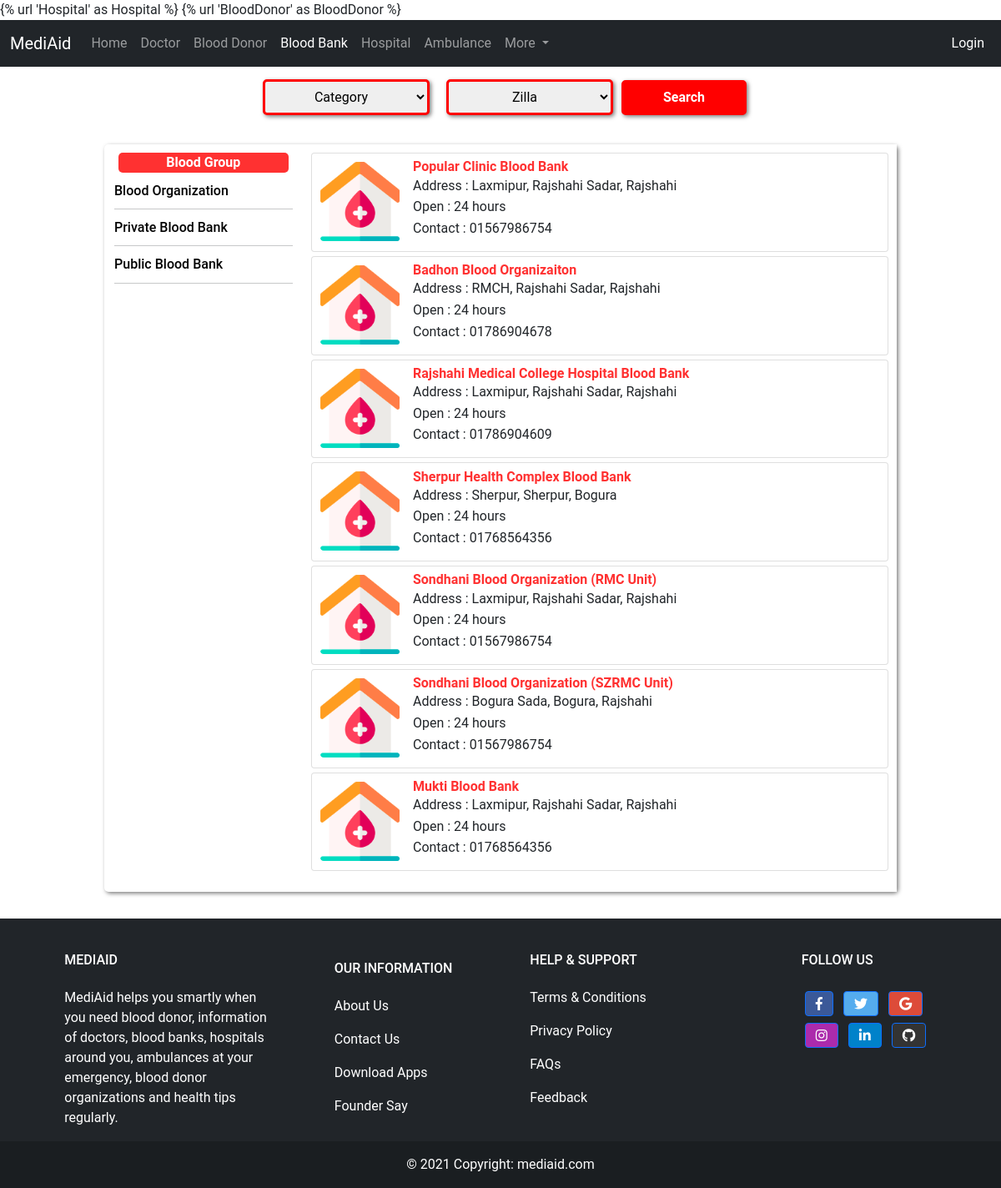
Page /bloodbank/ on the committed database.
### medi/models.py (models this page shows, shortened)
class BBCategory(models.Model):
    id = models.AutoField
    name = models.CharField(default='', max_length=30)
    def __str__(self):
        return self.name

class BloodBank(models.Model):
    id = models.AutoField
    name = models.CharField(default='', max_length=100)
    address = models.CharField(default='', max_length=100)
    open = models.CharField(default='', max_length=100)
    category = models.ForeignKey(BBCategory, null=True, blank=True, on_delete=models.CASCADE)
    upazila = models.CharField(default='', max_length=25)
    zilla = models.ForeignKey(Zilla, null=True, blank=True, on_delete=models.CASCADE)
    contact = models.CharField(default='', max_length=20)

### medi/views.py (the view)
# urls.py: path('bloodbank/', views.bloodBank, name= 'BloodBank'),
def bloodBank(request):
    bb_category = BBCategory.objects.all().order_by('name')
    gr = request.GET.get('group', None)
    if gr:
        blood_bank = BloodBank.objects.filter(category=gr)
    else:
        blood_bank = BloodBank.objects.all()
    blood_bank_filter = bloodBankFilter(request.GET, queryset=blood_bank)
    context = {
        'blood_banks' : blood_bank_filter,
        'category':bb_category,
    }
    return render(request, 'medi/blood_bank.html',context)

### medi/models.py (called while the page is built)
    def __str__(self):
        return self.name

### medi/templates/medi/blood_bank.html (shortened to what this page needs)
{% extends 'medi/basic.html'%}
{% block body %}
{% load static %}
<div class="container">
  <form method="get" class="myform">
    {{blood_banks.form.as_p}}
    <input type="submit" value="Search" style="padding: 6px;">
  </form>
  <div class="row list-row">
    <div class="col"></div>
    <div class="col-10 list-col">
      <div class="row">
        <div class="col-3 city-col">
          <div class="bg_titile">
            <p><b>Blood Group</b></p>
          </div>
          {% for i in category %}
          <div class="bg">
            <a href="{% url 'BloodBank' %}?group={{i.id}}" id="category_id"><h6 class="bg_name">{{i.name}}</h6></a>
            <hr>
          </div>
            {% endfor %}
        </div>
        <div class="col-9 donor-col">
          {% for i in blood_banks.qs %}
          <div class="card">
            <div class="row g-0">
              <div class="col-md-2">
                <img src="{%static 'medi/blood_bank.png' %}" class="img-fluid rounded-start" alt="Image">
              </div>
              <div class="col-md-10">
                <div class="card-body">
                  <h6 class="card-name" style="color: #ff3131;"><b>{{ i.name }}</b></h6>
                  <p class="card-address">Address : {{ i.address }}</p>
                  <p class="card-bg">Open : {{ i.open}}</p>
                  <p class="card-contact">Contact : {{i.contact}}</p>
                </div>
              </div>
            </div>
          </div>
          {% endfor %}
        </div>
      </div>
    </div>
    <div class="col"></div>
  </div>
</div>
{%endblock%}

### medi/templates/medi/blood_bank.html (style rules this page uses)
.col-md-2 { padding: 10px; }
.bg_titile { background-color: #ff3131; color: white; margin: 10px 5px; border-radius: 5px; align-self: center; text-align: center; }
.bg_name { line-height: 0.7; margin-bottom: 5px; }
.row.list-row { margin-top: 20px; }
.list-col { background-color: #ffffff; box-shadow: 2px 2px 5px rgba(0, 0, 0, 0.5); border-radius: 5px; }
.col-9.donor-col { padding: 5px; background-color: #ffffff; }
.card { max-width: 100%; line-height: 0.6rem; margin: 5px; }
.card-body { padding: 0.4rem; }
select { padding: 8px; width: 200px; cursor: pointer; }
.myform { display: flex; justify-content: center; align-items: center; }
.myform > p { margin: 15px 10px; }
.myform select, .myform input { border: 3px solid red; box-shadow: 2px 2px 5px rgba(0, 0, 0, 0.5); border-radius: 5px; text-align: center; }
.myform input { width: 150px; background-color: red; color: white; font-weight: bold; }
#category_id { color: black; }

### medi/templates/medi/basic.html (style rules this page uses)
a:link { text-decoration: none; }
body { font-family: "Roboto", sans-serif; }

### rows in the picture
BBCategory: name "Blood Organization"
BBCategory: name "Private Blood Bank"
BBCategory: name "Public Blood Bank"
BloodBank: name "Popular Clinic Blood Bank", address "Laxmipur, Rajshahi Sadar, Rajshahi", open "24 hours", contact "01567986754"
BloodBank: name "Badhon Blood Organizaiton", address "RMCH, Rajshahi Sadar, Rajshahi", open "24 hours", contact "01786904678"
BloodBank: name "Rajshahi Medical College Hospital Blood Bank", address "Laxmipur, Rajshahi Sadar, Rajshahi", open "24 hours", contact "01786904609"
BloodBank: name "Sherpur Health Complex Blood Bank", address "Sherpur, Sherpur, Bogura", open "24 hours", contact "01768564356"
BloodBank: name "Sondhani Blood Organization (RMC Unit)", address "Laxmipur, Rajshahi Sadar, Rajshahi", open "24 hours", contact "01567986754"
BloodBank: name "Sondhani Blood Organization (SZRMC Unit)", address "Bogura Sada, Bogura, Rajshahi", open "24 hours", contact "01567986754"
BloodBank: name "Mukti Blood Bank", address "Laxmipur, Rajshahi Sadar, Rajshahi", open "24 hours", contact "01768564356"
